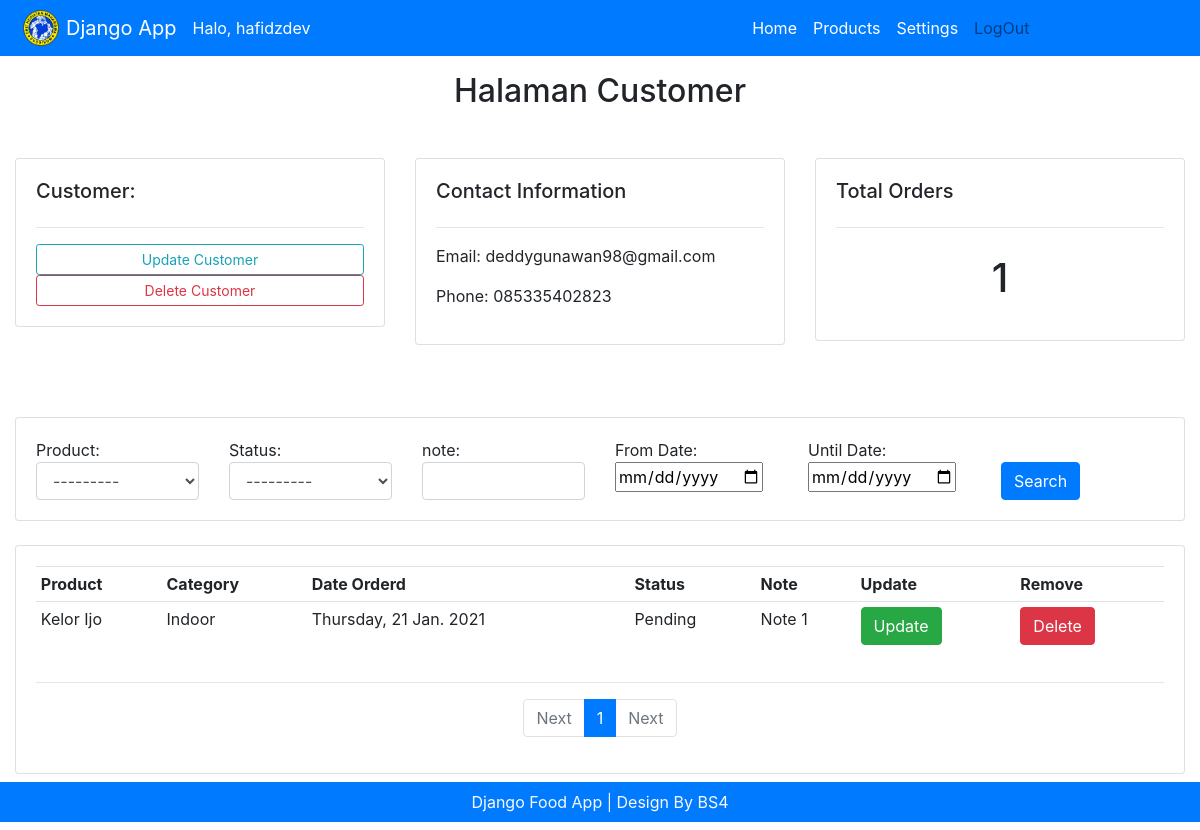
The app's page /custumer/1 (signed in) with its own data.
### masruri/models.py (models this page shows, shortened)
class Custumer(models.Model):
    user = models.OneToOneField(User, null=True, on_delete=models.CASCADE)
    name = models.CharField(max_length=200, blank=True, null=True)
    phone = models.CharField(max_length=200, blank=True, null=True)
    email = models.CharField(max_length=200, blank=True, null=True)
    date_created = models.DateTimeField(auto_now_add=True, null=True)
    profile_pic = models.ImageField(
        null=True, blank=True, upload_to='photos/%Y/%m/%d/')

class Order(models.Model):
    STATUS = (
        ('Pending', 'Pending'),
        ('Out for delivery', 'Out for delivery'),
        ('Delivered', 'Delivered'),
    )
    custumer = models.ForeignKey(
        Custumer, null=True, on_delete=models.SET_NULL)
    product = models.ForeignKey(Product, null=True, on_delete=models.SET_NULL)
    date_created = models.DateTimeField(auto_now_add=True, null=True)
    status = models.CharField(max_length=200, null=True, choices=STATUS)
    note = models.CharField(max_length=200, blank=True, null=True)

class Product(models.Model):
    CATEGORY = (
        ('Indoor', 'Indoor'),
        ('Out Door', 'Out Door'),
    )
    name = models.CharField(max_length=200, blank=True, null=True)
    price = models.IntegerField(blank=True, null=True)
    category = models.CharField(
        max_length=200, blank=True, null=True, choices=CATEGORY)
    description = models.CharField(max_length=200, blank=True, null=True)
    date_created = models.DateTimeField(auto_now_add=True, null=True)
    tag = models.ManyToManyField(Tag)
    def __str__(self):
        return self.name

### masruri/decorators.py (the view)
        def perubahan_halaman(request, *args, **kwargs):
            group = None
            if request.user.groups.exists():
                group = request.user.groups.all()[0].name
            if group in yang_diizinkan:
                return fungsi_awal(request, *args, **kwargs)
            else:
                return HttpResponse('<h2><center> Anda Tidak Dijikankan Ke Tampilam ini </center></h2>')

### masruri/templates/customer.html (shortened to what this page needs)
{% extends "main.html" %}
{% load widget_tweaks %}
{% block content %}
<div class="container-fluid">
    <h2 class="text-center my-3">{{ judul }}</h2>
    <div class="row my-5">
        <div class="col-md-4">
            <div class="card card-body">
                <h5>Customer:</h5>
                <hr>
                <a class="btn btn-outline-info btn-sm btnblock" href="">Update Customer</a>
                <a class="btn btn-outline-danger btn-sm btnblock" href="">Delete Customer</a>
            </div>
        </div>
        <div class="col-md-4">
            <div class="card card-body">
                <h5>Contact Information</h5>
                <hr>
                <p>Email: {{ custumer.email }}</p>
                <p>Phone: {{ custumer.phone }} </p>
            </div>
        </div>
        <div class="col-md-4">
            <div class="card card-body">
                <h5>Total Orders</h5>
                <hr>
                <h1 style="text-align: center;padding: 10px">{{ total_custumer }}</h1>
            </div>
        </div>
    </div>
    <br>
    <div class="row">
        <div class="col">
            <div class="card card-body">
              <form method="get">
             <div class="row">
             <div class="col">
             Product:
             {{ filter_data_order.form.product | add_class:"form-control"}}
             </div>
             <div class="col">
             Status:
             {{ filter_data_order.form.status | add_class:"form-control"}}
             </div>
                 <div class="col"> note:
                {{ filter_data_order.form.note | add_class:"form-control"}}
                </div>
                 <div class="col">
            From Date:
             {{ filter_data_order.form.tglmulai | add_class:"formcontrol" |attr:"type:date"}}
             </div>
            <div class="col">
            Until Date:
             {{ filter_data_order.form.tglakhir | add_class:"formcontrol" |attr:"type:date"}}
            </div>
            <div class="col mt-4">
            <button class="btn btn-primary" type="submit">Search</button>
             </div>
             </div>
            </form>
            </div>
        </div>
    </div>
    <br>
    <div class="row">
        <div class="col-md">
            <div class="card card-body">
                <table class="table table-sm">
                    <tr>
                        <th>Product</th>
                        <th>Category</th>
                        <th>Date Orderd</th>
                        <th>Status</th>
                        <th>Note</th>
                        <th>Update</th>
                        <th>Remove</th>
                    </tr>
                    {% for tampil_order_custumer in order_custumer %}
                    <tr>
                        <td>{{ tampil_order_custumer.product }}</td>
                        <td>{{ tampil_order_custumer.product.category }}</td>
                        <td>{{ tampil_order_custumer.date_created|date:"l, d N Y" }}</td>
                        <td>{{ tampil_order_custumer.status }}</td>
                         <td>{{ tampil_order_custumer.note }}</td>
                        <td><a href="{% url 'update_order' tampil_order_custumer.id %}"
                                class="btn btn-success">Update</a></td>
                        <td><a href="{% url 'delete_order' tampil_order_custumer.id %}"
                                class="btn btn-danger">Delete</a>
                        </td>
                    </tr>
                    {% endfor %}
                </table>
            <hr/>
            <nav>
             <ul class="pagination justify-content-center">
           <li class="page-item {% if not next %} disabled {% endif %}">
            <a class="page-link" href="{{ next }}">Next</a></li>
             {% for n in halaman_order_custumer.paginator.page_range %}
             {% if halaman_order_custumer.number == n %}
             <li class="page-item active" aria>
             <span class="page-link">
             {{ n }}
             </span>
             </li>
            {% elif n > halaman_order_custumer.number|add:halaman_order_custumer.number|add:3 %}
             <li class="page-item"><a class="pagelink" href="?halaman={{ n }}">{{ n }}</a></li>
             {% endif %}
            {% endfor %}
            <li class="page-item {% if not next %} disabled {% endif %}">
            <a class="page-link" href="{{ next }}">Next</a></li>
             </ul>
            </nav>
            </div>
        </div>
    </div>
</div>
{% endblock content %}

### masruri/templates/navbar.html (shortened to what this page needs)
<nav class="navbar navbar-expand-lg navbar-light bg-primary">
    {% load static %}
    <img src="{% static 'img/pusdikom.png' %}" width="50px">
    <a class="navbar-brand text-white" href="#">Django App </a>
    <span class="text-white">Halo, {{ request.user }}</span>
    <div class="collapse navbar-collapse" id="navbarNavAltMarkup">
        <div class="navbar-nav ml-auto">
            <a class=" nav-link text-white {% if menu == 'home'  %} aktif {% endif %}" href="{% url 'home' %}">Home
                <span class="sr-only">(current)</span></a>
            <a class="nav-link text-white {% if menu == 'products'  %} aktif {% endif %}"
                href="{% url 'products' %}">Products</a>
        </div>
    </div>
    <ul class="navbar-nav ">
        {% if user.is_authenticated %}
        <li class="nav-item">
            <a class="nav-link text-white {% if menu == 'settings' %} active {% endif %}"
                href="{% url 'accountpage' %}">Settings</a>
        </li>
        <li class="nav-item">
            <a class="nav-link" href="{% url 'logout' %}">LogOut</a>
        </li>
        {% endif %}
        {% if request.user.is_staff %}
        <a class="navlink {% if menu == 'home' %} active {% endif %}" href="{% url 'home' %}">Dashboar
            d</a>
        <a class="navlink {% if menu == 'products' %} active {% endif %}" href="{% url 'products' %}">
            Product</a>
        {% endif %}
    </ul>
</nav>

### records on screen
Custumer: email "deddygunawan98@gmail.com", phone "085335402823"
Order: product "Kelor Ijo", product.category "Indoor", date_created "Thursday, 21 Jan. 2021", status "Pending", note "Note 1"

### other values on screen
{{ request.user }} "hafidzdev"
{{ judul }} "Halaman Customer"
{{ total_custumer }} "1"
{{ n }} "1"
